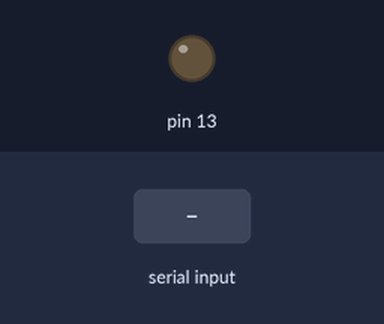
The sketch below on a simulated Arduino Uno, built with avr-gcc and run on an emulated ATmega328P. Shown: output pins drawn as LEDs (lit = HIGH). The test bench sets the inputs (shaded band).

Above: at 1.2 s.
1.3 s: "2\n" received over the second serial link
At 2.0 s:
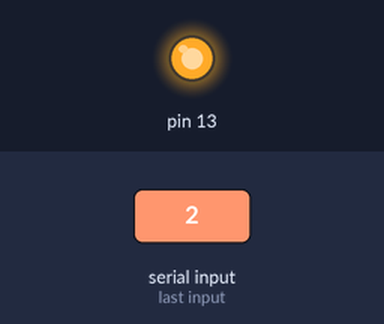
2.8 s: "3\n" received over the second serial link
At 3.2 s:
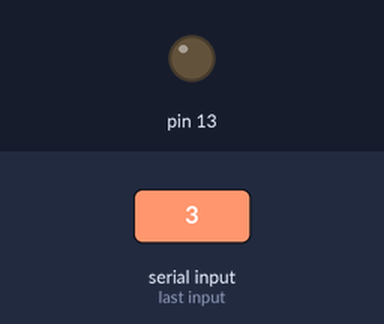
Timing chart, 0 to 5.8 s (numbered marks = the images above; inputs shaded):
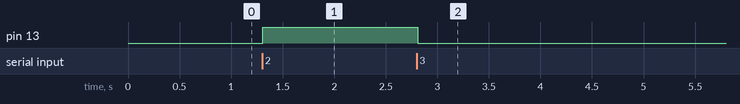

Measured:
- after the input at 1.3 s, pin 13: LOW → HIGH at once
- after the input at 2.8 s, pin 13: HIGH → LOW at once

The sketch:

D89-ReadWrite-example.ino
```cpp
// (licence header left out)
// This example shows how to read/write data from/to Misty when the
// Misty TX/RX switch is set to position D8/9 (software serial)

// With the switch in position D89 we can upload a sketch while the
// backpack is attached to Misty.

// In this example:
// READ : If Misty sends the backpack the character "2", the Debug LED
// connected to Pin 13 turns on.
// READ : If Misty sends the backpack the character "3", the Debug LED
// connected to Pin 13 turns off.
// WRITE: The Arduino sends a message to Misty about the state of the LED


// Use software serial to switch serial interface from default (pins 0
// and 1) to pins 8 and 9

#include <SoftwareSerial.h>
SoftwareSerial MistySerial(8, 9); // RX, TX

void setup()
{
    // Place your setup code here. Runs once.
    MistySerial.begin(9600);
    pinMode(13,OUTPUT);
}

void loop()
{
    // Place your main code here. Runs on a loop.
    if (MistySerial.available())
    {
        int state = MistySerial.parseInt();
        if (state == 2)
        {
            MistySerial.println("LED ON");
            digitalWrite(13,HIGH);
        }
        else if (state == 3)
        {
            MistySerial.println("LED OFF");
            digitalWrite(13,LOW);
        }
    }
}
```
